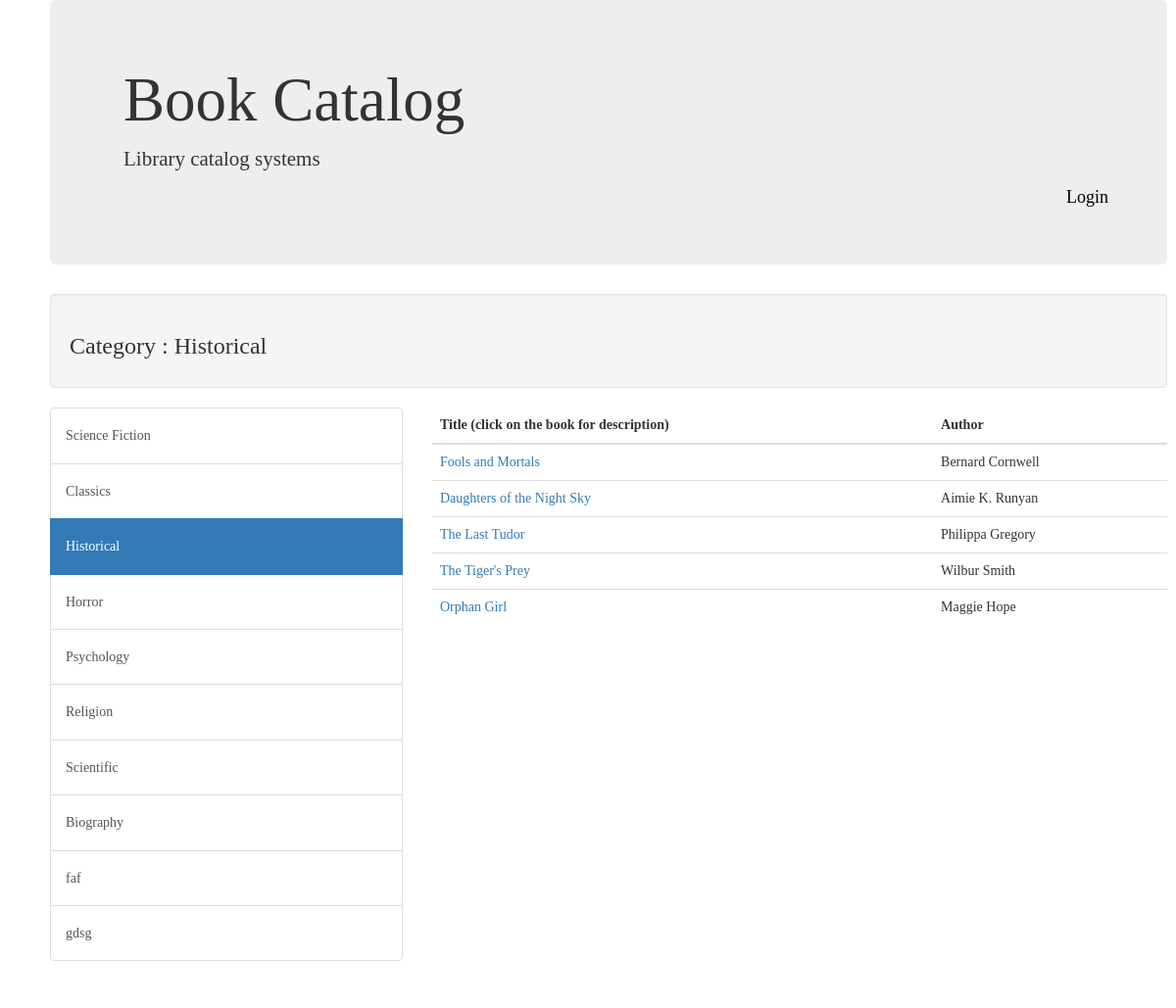
The page /catalog/3/ on the database its author committed.
### database_setup.py (models this page shows, shortened)
class Category(Base):
    __tablename__ = 'category'
    id = Column(Integer, primary_key=True)
    name = Column(String(250), nullable=False)

class CategoryItem(Base):
    __tablename__ = 'category_item'
    name = Column(String(200), nullable=False)
    author = Column(String(200), nullable=False)
    description = Column(String(350))
    id = Column(Integer, primary_key=True)
    category_id = Column(Integer, ForeignKey('category.id'))
    category = relationship(Category)

### project.py (the view)
@app.route('/catalog/<int:category_id>/', methods=['GET', 'POST'])
def showItems(category_id):
    catalog = session.query(Category).order_by(asc(Category.id))
    itemsList = session.query(CategoryItem).filter_by(
                category_id=category_id).all()
    if 'username' not in login_session:
        return render_template('catalogPublic.html', categoryItems=itemsList,
                                catalog=catalog, index=category_id) ## change to public
    else:
        return render_template('catalog.html', categoryItems=itemsList,
                                catalog=catalog, index=category_id)

### templates/catalogPublic.html (shortened to what this page needs)
{% extends "main.html" %}
{% block content %}
{% set active_category_id = [] %}
{% set active_category_name =[] %}
    {% for category in catalog %}
        {% if index == category.id  %}
            {% set _ = active_category_id.append(category.id)%}
            {% set _ = active_category_name.append(category.name)%}
        {% endif %}
{% endfor %}
    <div class="jumbotron">
        <div class="col-sm-12"><h1>Book Catalog</h1><p>Library catalog systems</p></div>
        {%if 'username' not in session %}
        <a href="{{url_for('showLogin')}}">
            <h4 class="log text-right">Login</h4></a>
        {% else %}
        <a href="{{url_for('gdisconnect')}}">
            <h4 class="text-right">Disconnect</h4></a>
        {% endif %}
    </div>
    <div class="well">
        <h3 class="text-left">
            Category : {{active_category_name[0]}}
        </h3>
    </div>
    <div class="p-5 row">
        <div class="col-sm-4">
            <div class="list-group">
                {% for category in catalog %}
                    {% if index == category.id  %}
                        <a href="{{url_for('showItems', category_id = category.id )}}"
                        class="list-group-item active"><h5>{{category.name}}</h5></a>
                    {% else %}
                        <a href="{{url_for('showItems', category_id = category.id )}}"
                        class="list-group-item"><h5>{{category.name}}</h5></a>
                    {% endif %}
                {% endfor %}
            </div>
        </div>
        <div class="col-sm-8">
            <table class="table table-hover">
                <thead>
                    <tr>
                        <th>Title (click on the book for description)</th>
                        <th>Author</th>
                    </tr>
                </thead>
                <tbody>
                    {% if categoryItems != null %}
                        {% for i in categoryItems %}
                            <tr>
                                <td>
                                    <a href="{{url_for('showDescription', category_id = i.category_id, book_id=i.id)}}" data-toggle="tooltip" title="Click for description">
                                    {{i.name}}</a>
                                </td>
                                <td>{{i.author}}</td>
                            </tr>
                        {% endfor %}
                    {% endif %}
                </tbody>
            </table>
        </div>
    </div>
{% endblock %}

### static/styles.css (style rules this page uses)
body { padding: 3%; padding-top: 0px; height: 100%; font-family: "Palatino Linotype", "Book Antiqua", Palatino, serif; }
.log { color: black; }

### rows shown on the page
Category: name "Historical"
Category: name "Science Fiction"
Category: name "Classics"
Category: name "Horror"
Category: name "Psychology"
Category: name "Religion"
Category: name "Scientific"
Category: name "Biography"
Category: name "faf"
Category: name "gdsg"
CategoryItem: name "Fools and Mortals", author "Bernard Cornwell"
CategoryItem: name "Daughters of the Night Sky", author "Aimie K. Runyan"
CategoryItem: name "The Last Tudor", author "Philippa Gregory"
CategoryItem: name "The Tiger's Prey", author "Wilbur Smith"
CategoryItem: name "Orphan Girl", author "Maggie Hope"
